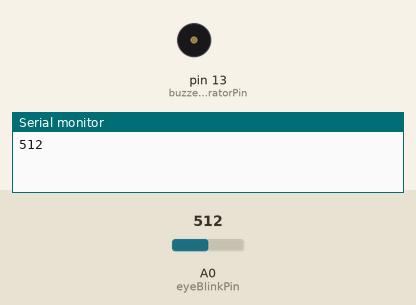
This sketch was run on a simulated Arduino Uno, built with avr-gcc and run on an emulated ATmega328P. On the bench: buzzer (waves = sounding, pin HIGH), the last lines printed to the serial monitor. Inputs (shaded band) come from the test bench; at power-on: A0 (eyeBlinkPin) = 512.

Above: at 1.5 s.
At 6.8 s:
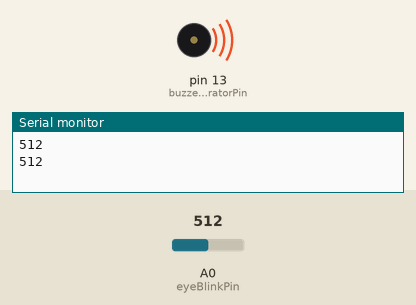
Timing chart, 0 to 8.3 s (numbered marks = the images above):
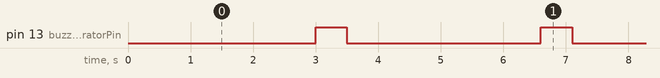

Measured:
- by itself, pin 13 (buzzerVibratorPin): alternates HIGH for 0.50 s and LOW for 3.1 s

The sketch:

wearable-review2.ino
```cpp
// Pin Definitions
int eyeBlinkPin = A0;       // Eye blink sensor connected to analog pin A0
int buzzerVibratorPin = 13; // Buzzer and vibrator connected to digital pin 13

// Threshold for blink detection (you may need to adjust this based on your sensor)
int blinkThreshold = 300;

void setup() {
  // Initialize serial communication for debugging
  Serial.begin(9600);

  // Initialize the buzzer and vibrator pin as an OUTPUT
  pinMode(buzzerVibratorPin, OUTPUT);

  // Initialize the eye blink sensor pin as an INPUT
  pinMode(eyeBlinkPin, INPUT);
}

void loop() {
  // Read the value from the eye blink sensor
  int sensorValue = analogRead(eyeBlinkPin);

  // Print the sensor value to the serial monitor (for debugging)
  Serial.println(sensorValue);

  // If the sensor value exceeds the threshold, blink is detected
  if (sensorValue > blinkThreshold) {
    // Wait for 3 seconds before activating the buzzer and vibrator
    delay(3000);

    // Activate the buzzer and vibrator
    digitalWrite(buzzerVibratorPin, HIGH);  // Turn on buzzer and vibrator
    delay(500);  // Keep them on for 500 milliseconds
    digitalWrite(buzzerVibratorPin, LOW);   // Turn off buzzer and vibrator
  }

  // Short delay before reading the sensor again
  delay(100);
}
```
